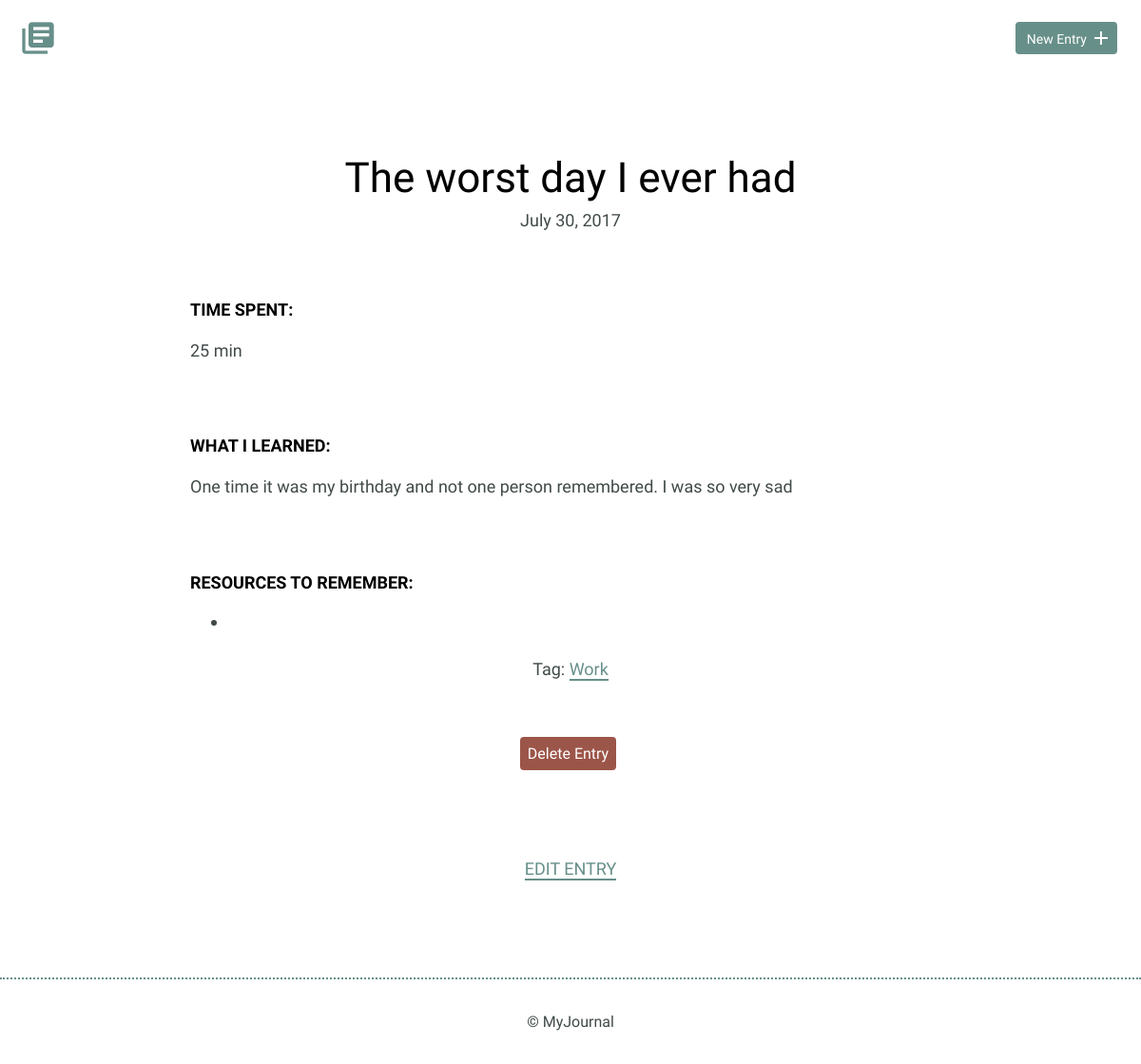
Screenshot of /detail.php?id=2 with the database file from the repository.
### tables this page shows
CREATE TABLE "entries" (
	"id"	INTEGER,
	"title"	TEXT,
	"date"	TEXT,
	"time_spent"	INTEGER,
	"learned"	BLOB,
	"resources"	BLOB,
	"tag_id"	INTEGER,
	PRIMARY KEY("id"),
	FOREIGN KEY("tag_id") REFERENCES "tags"("tag_id")
);

### inc/functions.php (called while the page is built, shortened)
<?php
function get_specific_entry($entry_id){
    include "connection.php";
    $sql = "SELECT title, date, time_spent, learned, resources, id, tag, tags.tag_id FROM entries INNER JOIN tags ON entries.tag_id = tags.tag_id WHERE id = ?";
    try{
        $results = $db->prepare($sql);
        $results->bindValue(1,$entry_id,PDO::PARAM_INT);
        $results->execute();
    } catch (Exception $e){
        echo "Error: " .$e->getMessage() . "<br /?";
        return false;
    }
    return $results->fetch();
}

### detail.php (the view, shortened to what this page needs)
<?php
include('inc/header.php');
include('inc/functions.php');
if (isset($_GET['id'])){
    list($title, $date, $time_spent, $learned, $resources, $id, $tag) = get_specific_entry(filter_input(INPUT_GET, 'id', FILTER_SANITIZE_NUMBER_INT));
}
?>
<div class="container">
    <div class="entry-list single">
        <article>
            <h1><?php echo $title?></h1>
            <?php echo "<time datetime='" . strtotime($date) . "'>" . date('F d, Y', strtotime($date)) . "</time><br />";?>
            <div class="entry">
                <h3>Time Spent: </h3>
                <p><?php echo $time_spent;?></p>
            </div>
            <div class="entry">
                <h3>What I Learned:</h3>
                <p><?php echo nl2br($learned)?></p>
            </div>
            <div class="entry">
                <h3>Resources to Remember:</h3>
                <ul>
                    <li><?php echo nl2br($resources);?></li>
                </ul>
            </div>
            <div>
                <p class='tag'>Tag: <a href='index.php?tag=<?php echo $tag?>'><?php echo $tag;?></a></p>
            </div>
            <div class="delete">
                <form method='post' action='detail.php' onsubmit="return confirm('Are you sure you want to delete this task?')">
                    <input type='submit' class="buton button-delete" value='Delete Entry' />
                </form>
            </div>
        </article>
    </div>
</div>
<div class="edit">
    <p><a href='edit.php?id=<?php echo $id; ?>'> Edit Entry </a></p>
</div>
<?php
include('inc/footer.php');
?>

### css/site.css (style rules this page uses)
body { font-size: 16px; color: #404a49; font-family: 'Cousine', serif; font-weight: 400; }
.container { margin: 0 auto; padding: 0 25px; }
.button-delete { background: #9C5549; padding: 0.5em; color: #fff; border-radius: 4px; text-decoration: none; border: none; }
h1, h2, h3 { margin: 0; font-weight: 400; line-height: 1em; color: #000; }
h1 { font-size: 44px; margin-bottom: 12px; }
h3 { font-size: 18px; font-family: 'Work Sans', serif; font-weight: 600; text-transform: uppercase; }
p { line-height: 1.8em; font-size: 18px; }
p a { border-bottom: 2px solid #678f89; padding: 0; color: #678f89; text-decoration: none; }
ul li { line-height: 1.8em; font-size: 18px; }
.entry-list, .edit-entry, .new-entry { max-width: 800px; margin: 0 auto; padding: 70px 0 150px 0; }
.entry-list article { margin-bottom: 70px; text-align: center; }
.entry-list article:last-child { margin-bottom: 0; }
.entry-list.single { padding-bottom: 70px; }
.entry-list.single time { font-size: 18px; }
.entry { max-width: 800px; margin: 75px auto 0 auto; text-align: left; }
.entry p { margin-bottom: 40px; }
.edit { padding-bottom: 80px; text-align: center; margin: 0 auto; }
.edit a { font-weight: 400; text-transform: uppercase; font-size: 18px; }
.tag { display:block; margin-bottom: 3em; }
input[type=submit] { margin-right: 5px; }

### rows the page displays
entries: title "The worst day I ever had", date "July 30, 2017", time_spent "25 min", learned "One time it was my birthday and not one person remembered. I was so very sad"

### other values shown
$tag "Work"
